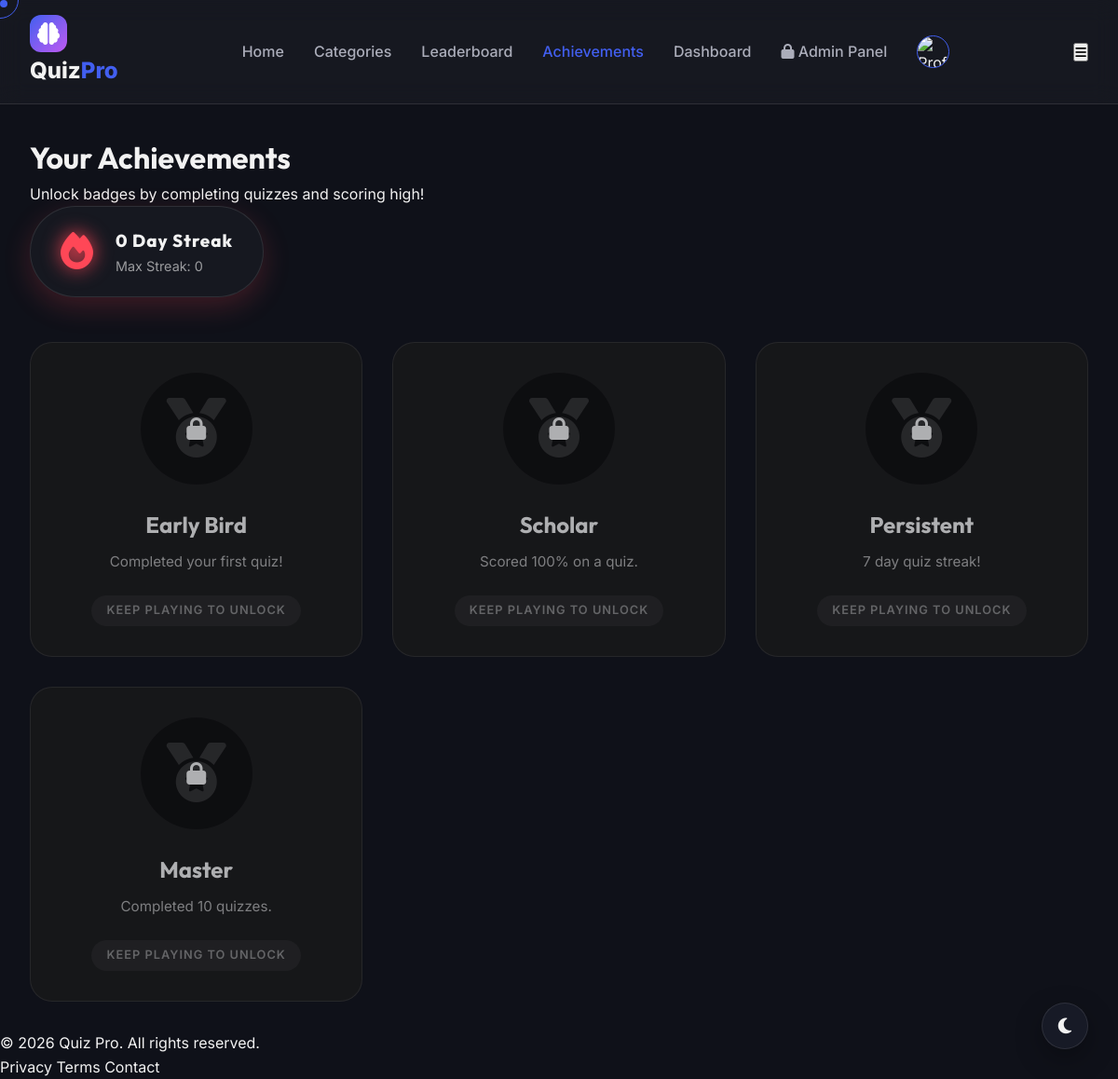
Screenshot of /achievements/ (signed in) with the database file from the repository.
### gamification/models.py (models this page shows, shortened)
class Streak(models.Model):
    user = models.OneToOneField(User, on_delete=models.CASCADE, related_name='streak_info')
    current_streak = models.IntegerField(default=0)
    max_streak = models.IntegerField(default=0)
    last_activity_date = models.DateField(auto_now=True)

class Badge(models.Model):
    name = models.CharField(max_length=100)
    description = models.TextField()
    image = models.ImageField(upload_to='badges/')
    criteria = models.JSONField(help_text="JSON object defining requirement, e.g. {'score': 90, 'count': 5}")

### core/views.py (the view)
# urls.py: path('achievements/', views.achievements, name='achievements'),
@login_required
def achievements(request):
    all_badges = Badge.objects.all()
    user_badges = UserBadge.objects.filter(user=request.user).values_list('badge_id', flat=True)
    streak, _ = Streak.objects.get_or_create(user=request.user)
    return render(request, 'core/achievements.html', {
        'all_badges': all_badges,
        'user_badges': user_badges,
        'streak': streak
    })

### templates/core/achievements.html (shortened to what this page needs)
{% extends 'base.html' %}
{% load static %}
{% block content %}
<div class="achievements-page container py-5 text-white">
    <div class="achievements-header text-center mb-5">
        <h1 class="display-4 fw-bold mb-3">Your Achievements</h1>
        <p class="text-muted">Unlock badges by completing quizzes and scoring high!</p>
        <div class="streak-badge mt-4">
            <div class="streak-icon">
                <i class="fas fa-fire"></i>
            </div>
            <div class="streak-info">
                <h3>{{ streak.current_streak }} Day Streak</h3>
                <p>Max Streak: {{ streak.max_streak }}</p>
            </div>
        </div>
    </div>
    <div class="badges-grid">
        {% for badge in all_badges %}
        <div class="badge-card {% if badge.id in user_badges %}unlocked{% else %}locked{% endif %}">
            <div class="badge-visual">
                {% if badge.image %}
                <img src="{{ badge.image.url }}" alt="{{ badge.name }}">
                {% else %}
                <div class="badge-icon-fallback">
                    <i class="fas fa-medal"></i>
                </div>
                {% endif %}
                {% if badge.id not in user_badges %}
                <div class="lock-overlay">
                    <i class="fas fa-lock"></i>
                </div>
                {% endif %}
            </div>
            <div class="badge-content">
                <h3>{{ badge.name }}</h3>
                <p>{{ badge.description }}</p>
                {% if badge.id in user_badges %}
                <span class="status unlocked-text"><i class="fas fa-check-circle"></i> Unlocked</span>
                {% else %}
                <span class="status locked-text">Keep Playing to Unlock</span>
                {% endif %}
            </div>
        </div>
        {% endfor %}
    </div>
</div>
{% endblock %}

### static/css/style.css (style rules this page uses)
:root { --primary-h: 230; --primary-s: 85%; --primary-l: 60%; --primary: hsl(var(--primary-h), var(--primary-s), var(--primary-l)); --primary-dark: hsl(var(--primary-h), var(--primary-s), 45%); --primary-light: hsl(var(--primary-h), var(--primary-s), 75%); --accent: hsl(280, 85%, 65%); --bg-dark: hsl(230, 25%, 8%); --bg-card: hsl(230, 25%, 12%); --bg-card-hover: hsl(230, 25%, 16%); --text-main: hsl(0, 0%, 95%); --text-muted: hsl(230, 10%, 70%); --border: hsl(230, 20%, 20%); --glass: rgba(255, 255, 255, 0.03); --glass-border: rgba(255, 255, 255, 0.1); --shadow-sm: 0 2px 4px rgba(0, 0, 0, 0.1); --shadow-md: 0 4px 12px rgba(0, 0, 0, 0.2); --shadow-lg: 0 10px 30px rgba(0, 0, 0, 0.3); --radius-sm: 8px; --radius-md: 14px; --radius-lg: 24px; --transition: all 0.3s cubic-bezier(0.4, 0, 0.2, 1); }
* { margin: 0; padding: 0; box-sizing: border-box; font-family: 'Inter', sans-serif; }
body { background-color: var(--bg-dark); color: var(--text-main); line-height: 1.6; overflow-x: hidden; transition: var(--transition); }
h1, h2, h3, h4, h5, h6 { font-family: 'Outfit', sans-serif; font-weight: 700; }
body { cursor: none; }

### templates/core/achievements.html (style rules this page uses)
.achievements-header { animation: fadeInDown 0.8s ease-out; }
.streak-badge { display: inline-flex; align-items: center; gap: 1.5rem; background: var(--glass); padding: 1rem 2rem; border-radius: 50px; border: 1px solid var(--glass-border); box-shadow: 0 10px 30px rgba(255, 71, 87, 0.2); }
.streak-icon { font-size: 2.5rem; color: #ff4757; filter: drop-shadow(0 0 10px #ff4757); animation: pulse 1.5s infinite; }
.streak-info h3 { margin: 0; font-weight: 800; letter-spacing: 1px; }
.streak-info p { margin: 0; opacity: 0.6; font-size: 0.9rem; }
.badges-grid { display: grid; grid-template-columns: repeat(auto-fill, minmax(280px, 1fr)); gap: 2rem; margin-top: 3rem; }
.badge-card { background: var(--bg-card); border: 1px solid var(--glass-border); border-radius: var(--radius-lg); padding: 2rem; text-align: center; transition: all 0.4s cubic-bezier(0.175, 0.885, 0.32, 1.275); position: relative; overflow: hidden; }
.badge-card.locked { filter: grayscale(1); opacity: 0.7; }
.badge-visual { position: relative; width: 120px; height: 120px; margin: 0 auto 1.5rem; display: flex; align-items: center; justify-content: center; }
.badge-icon-fallback { font-size: 4rem; color: var(--primary); }
.lock-overlay { position: absolute; top: 0; left: 0; width: 100%; height: 100%; background: rgba(0, 0, 0, 0.5); border-radius: 50%; display: flex; align-items: center; justify-content: center; font-size: 1.5rem; }
.badge-content h3 { font-size: 1.5rem; font-weight: 700; margin-bottom: 0.5rem; }
.badge-content p { color: var(--text-muted); font-size: 0.95rem; margin-bottom: 1.5rem; }
.status { display: inline-block; padding: 0.4rem 1rem; border-radius: 20px; font-size: 0.8rem; font-weight: 600; text-transform: uppercase; letter-spacing: 1px; }
.locked-text { background: rgba(255, 255, 255, 0.05); color: #888; }

### rows the page displays
Streak: current_streak "0", max_streak "0"
Badge: name "Early Bird", description "Completed your first quiz!", shows "KEEP PLAYING TO UNLOCK"
Badge: name "Scholar", description "Scored 100% on a quiz.", shows "KEEP PLAYING TO UNLOCK"
Badge: name "Persistent", description "7 day quiz streak!", shows "KEEP PLAYING TO UNLOCK"
Badge: name "Master", description "Completed 10 quizzes.", shows "KEEP PLAYING TO UNLOCK"
